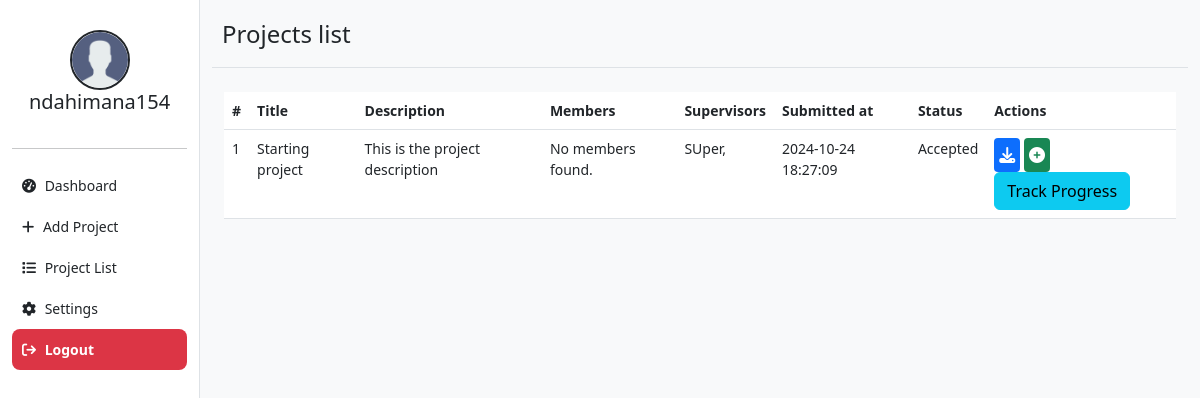
Page /student/view_projects.php (signed in) on the committed database.
### tables this page shows
CREATE TABLE `studentsprojects` (
  `id` int(11) NOT NULL,
  `title` varchar(255) NOT NULL,
  `description` text NOT NULL,
  `file_name` text NOT NULL,
  `student_id` int(11) NOT NULL,
  `status` varchar(255) NOT NULL DEFAULT 'pending',
  `created_at` varchar(255) NOT NULL DEFAULT current_timestamp()
);

CREATE TABLE `supervisor_project_assignment` (
  `id` int(11) NOT NULL,
  `supervisor_id` int(11) NOT NULL,
  `project_id` int(11) NOT NULL,
  `assigned_date` timestamp NOT NULL DEFAULT current_timestamp()
);

CREATE TABLE `users` (
  `id` int(11) NOT NULL,
  `names` varchar(255) NOT NULL,
  `email` varchar(255) NOT NULL,
  `password` varchar(255) NOT NULL,
  `role` varchar(255) NOT NULL
);

### student/view_projects.php (the view, shortened to what this page needs)
<?php
include "../php/connect.php";
?>
<!DOCTYPE html>
<html lang="en">
<head>
    <link rel="stylesheet" href="https://cdn.jsdelivr.net/npm/bootstrap@5.3.0/dist/css/bootstrap.min.css">
    <link rel="stylesheet" href="https://cdnjs.cloudflare.com/ajax/libs/font-awesome/6.6.0/css/all.min.css" />
    <link rel="stylesheet" type="text/css" href="../assets/css/styles.css">
</head>
<body>
    <div class="container-fluid">
        <div class="row">
            <?php include "../components/studentsSidebar.php" ?>
            <div class="col-md-10">
                <div class="dashboard-header">
                    <h1 class="">Projects list</h1>
                </div>
                <div class="container mt-4">
                    <table class="table">
                        <thead>
                            <tr>
                                <th>
                                    #
                                </th>
                                <th>
                                    Title
                                </th>
                                <th>
                                    Description
                                </th>
                                <th>
                                    Members
                                </th>
                                <th>
                                    Supervisors
                                </th>
                                <th>
                                    Submitted at
                                </th>
                                <th>
                                    Status
                                </th>
                                <th>
                                    Actions
                                </th>
                            </tr>
                        </thead>
                        <tbody>
                            <?php
                            $result = mysqli_query($conn, "SELECT * from studentsprojects WHERE student_id ='$userId' ORDER BY created_at DESC");
                            if (mysqli_num_rows($result) > 0) {
                                $count = 1;
                                while ($row = mysqli_fetch_assoc($result)) {
                                    echo "<tr>";
                                    echo "<td>" . $count++ . "</td>";
                                    echo "<td>" . $row['title'] . "</td>";
                                    echo "<td>" . $row['description'] . "</td>";
                            ?>
                                    <td>
                                        <?php
                                        $membersResult = mysqli_query($conn, "SELECT * FROM project_members,students WHERE project_id ='" . $row['id'] . "' AND project_members.student_id = students.id");
                                        if (mysqli_num_rows($membersResult) > 0) {
                                            while ($membersCount = mysqli_fetch_assoc($membersResult)) {
                                                echo $membersCount["firstname"] . " " . $membersCount["lastname"] . ", ";
                                            }
                                        } else {
                                            echo "No members found.";
                                        }
                                        ?>
                                    </td>
                                    <td>
                                        <?php
                                        $supervisorsResult = mysqli_query($conn, "SELECT * FROM supervisor_project_assignment WHERE project_id ='" . $row['id'] . "'");
                                        if (mysqli_num_rows($supervisorsResult) > 0) {
                                            while ($supervisorCount = mysqli_fetch_assoc($supervisorsResult)) {
                                                $supervisorId = $supervisorCount['supervisor_id'];
                                                $supervisorResult = mysqli_query($conn, "SELECT * FROM users WHERE id = '$supervisorId'");
                                                $supervisorRow = mysqli_fetch_assoc($supervisorResult);
                                                echo $supervisorRow['names'] . ", ";
                                            }
                                        } else {
                                            echo "No supervisor yet";
                                        }
                                        ?>
                                    </td>
                                    <?php
                                    echo "<td>" . $row['created_at'] . "</td>";
                                    echo "<td>" . $row['status'] . "</td>";
                                    ?>
                                    <td>
                                        <a href="../assets/projects/<?php echo $row["file_name"]; ?>" class='action_button btn btn-primary' download>
                                            <i class='fa fa-download'></i>
                                        </a>
                                        <a href=" add_project_member.php?project_id=<?php echo $row['id']; ?>"
                                            title="Add project member"
                                            class="action_button btn btn-success">
                                            <i class="fa fa-plus-circle"></i>
                                        </a>
                                        <a href="track_progress.php?project_id=<?php echo $row['id']; ?>" class="btn btn-info">Track Progress</a>
                                    </td>
                            <?php
                                    echo "</tr>";
                                }
                            }
                            ?>
                        </tbody>
                    </table>
                </div>
            </div>
        </div>
    </div>
</body>
</html>

### assets/css/styles.css (style rules this page uses)
body { background-color: #f8f9fa; font-size: 14px; }
a { text-decoration: none; }
.dashboard-header { border-bottom: 1px solid #dee2e6; padding: 10px; margin-top: 10px; }
.dashboard-header h1 { font-size: 24px; }
.action_button { color: white; border: none; padding: 5px 5px; border-radius: 4px; cursor: pointer; }

### rows in the picture
studentsprojects: title "Starting project", description "This is the project description", created_at "2024-10-24 18:27:09", status "Accepted"
supervisor_project_assignment: supervisor.names "SUper"

### other values in the picture
$username "ndahimana154"
